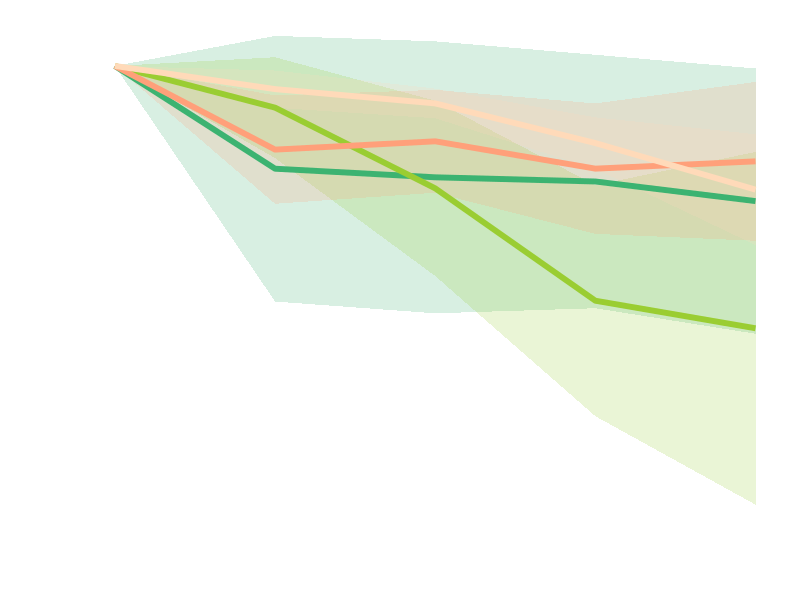
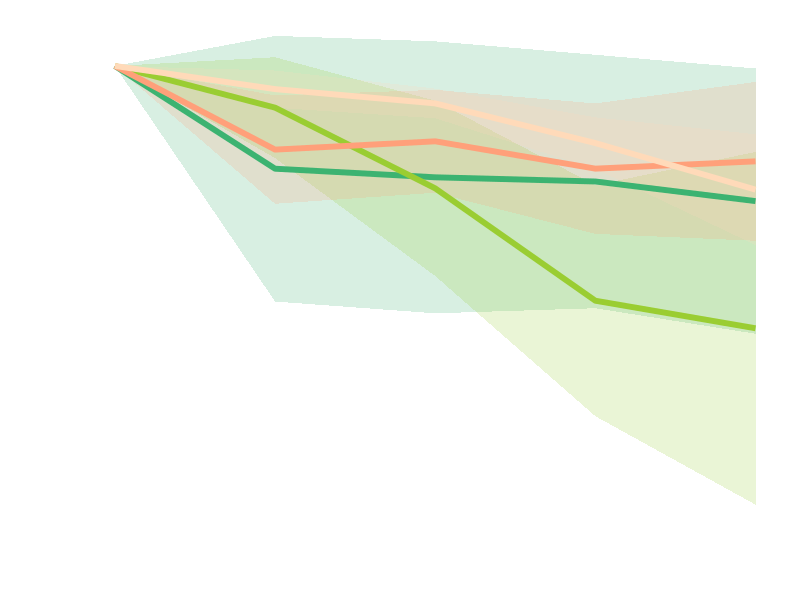

These figures' R source, in order:
library(tidyverse)
library(ggplot2)
library(ggthemes)


df <- read.csv("olivia/Scans.csv") %>%
  rename(`24` = Damage.at.24.HR....,
         `48` = Damage.at.48.HR....,
         `72` = Damage.at.72.HR....,
         `96` = Damage.at.96.HR....) %>%
  mutate(`0` = 100,
         treatment = str_extract(Leaf.Number, "^..")) %>%
  select(id = Leaf.Number, treatment, `0`, `24`, `48`, `72`, `96`) %>%
  pivot_longer(`0`:`96`, names_to = "time", values_to = "damage") %>%
  mutate(time = as.integer(time))


library(tidyverse)
library(ggplot2)
library(ggthemes)

df <- read.csv("olivia/Scans.csv") %>%
  rename(`24` = Damage.at.24.HR....,
         `48` = Damage.at.48.HR....,
         `72` = Damage.at.72.HR....,
         `96` = Damage.at.96.HR....) %>%
  mutate(`0` = 100,
         treatment = str_extract(Leaf.Number, "^..")) %>%
  select(id = Leaf.Number, treatment, `0`, `24`, `48`, `72`, `96`) %>%
  pivot_longer(`0`:`96`, names_to = "time", values_to = "damage") %>%
  mutate(time = as.integer(time))

# Convert treatment to a factor with the desired order
df$treatment <- factor(df$treatment, levels = c("LP", "LA", "AP", "AA"))

# add in dummy data
df$damage[is.na(df$damage)] <- 100 - (rlnorm(length(df$damage[is.na(df$damage)]), 0, 0.5 ) *
                                        df$time[is.na(df$damage)]/6)

# summarize
df.sum <- df %>%
  group_by(treatment, time) %>%
  summarise(meanDamage = mean(damage), se = sd(damage)/sqrt(6)) %>%
  mutate(semax = meanDamage + (1.96*se),
         semin = meanDamage - (1.96*se))

ggplot(data = df.sum, aes(x = time, y = meanDamage)) +
  geom_ribbon(aes(ymin = semin, ymax = semax, fill = treatment),
              alpha = .2) +
  geom_line(aes(color = treatment), linewidth = 2) +
  xlab("Time (Hours)")+
  ylab("Leaf Damage (%)")+
  scale_x_continuous(
    name = "Time (Hours)",
    breaks = seq(0, 96, by = 24),
    limits = c(0, 96),
    labels = scales::comma
  ) +
  theme_tufte(18) +
  theme(
    legend.position = "none",
    text = element_text(color = "white"),  # All text
    axis.text = element_text(color = "white"),  # Axis numbers
    axis.title = element_text(color = "white"),  # Axis labels
    axis.ticks = element_line(color = "white"),  # Axis ticks
    panel.grid.major = element_line(color = "white", size = 0.1),
    panel.grid.minor = element_blank(),
    legend.text = element_text(color = "white"),  # Legend text
    legend.title = element_text(color = "white"))+
  scale_fill_manual(values = c("mediumseagreen","olivedrab3", "lightsalmon","peachpuff"), labels = c("Native Intact", "Native Removed", "Exotic Intact", "Exotic Removed"))+
  scale_color_manual(values = c("mediumseagreen","olivedrab3", "lightsalmon","peachpuff"), labels = c("Native Intact", "Native Removed", "Exotic Intact", "Exotic Removed"))+
  labs(fill = "Treatment", color = "Treatment")

ggsave("olivia/meanDamage.png")





#EXTRA GRAPH

# # make figure
# ggplot(data = df.sum, aes(x = time, y = meanDamage)) +
#   geom_ribbon(aes(ymin = semin, ymax = semax, fill = treatment),
#               alpha = .2) +
#   geom_line(aes(color = treatment), linewidth = 2) +
#   geom_line(data = df, aes(y = damage, group = id, color = treatment),
#             linewidth = 0.5, alpha = 0.5) +
#   xlab("Time (Hours)")+
#   ylab("Leaf Damage (%)")+
#   scale_x_continuous(
#     name = "Time (Hours)",
#     breaks = seq(0, 96, by = 24),
#     limits = c(0, 96),
#     labels = scales::comma
#   ) +
#   facet_wrap(
#     ~treatment, 
#     nrow = 2,
#     labeller = labeller(treatment = c(
#       "AA" = "EA",      # Replace with your actual treatment names
#       "AP" = "EP",        # and desired labels
#       "LA" = "NA",
#       "LP" = "NP"
#     ))
#   ) +
#   theme_tufte(18) +
#   theme(legend.position = "none")+
#   scale_fill_manual(values = c("lightsalmon","peachpuff","darkolivegreen4","darkolivegreen3"))+
#   scale_color_manual(values = c("lightsalmon","peachpuff","darkolivegreen4","darkolivegreen3"))
# 
# 
# 
# ggsave("olivia/totalLeafDamage.png") #rename and save image
